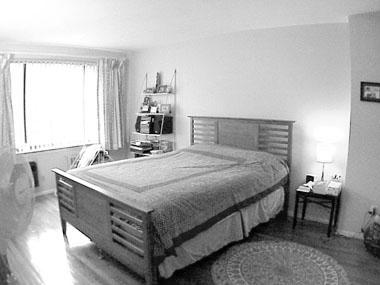
//> input picture depthOrderedGrouping/depthOrderedGrouping/159.jpg, 380 x 285 px
$ ./lineClustering   (built with g++ and OpenCV 4)
//> lines starting //> are read from the running program, lines starting //| are printed output that depends on the picture; after the words box and inside, x2 and y2 are one past the last pixel; in counts of white or black regions, pixels touching at a corner belong together
#include <opencv/cv.h>
#include <opencv/highgui.h>
#include <math.h>
#include <iostream>

using namespace cv;
using namespace std;

struct Edge{
	int vertex;
	double attraction;
	double repulsion;
};
double getOverlappingRatio(Vec2i overlapDistance, int dist)
{

	double overlapRatio = ((overlapDistance[1]-overlapDistance[0]) / dist);

	return overlapRatio;

}

double angularDifference(Vec4i lineA, Vec4i lineB)
{
	int m1, m2;
	int denom1 = (lineA[2] - lineA[0]);


	if (denom1 == 0)
	    m1 = 90;
	else
	    m1 = atan((lineA[3] - lineA[1]) / denom1);


    int denom2 = (lineB[2] - lineB[0]);
	if (denom2 == 0)
	    m2 = 90;
	else
	    m2 = atan((lineB[3] - lineB[1]) / denom2);

	double angleDiff = abs(m1 - m2);
	return pow(cos(angleDiff), 2);
}

double calcCurvilinearity(double angleDiff, double distanceH, double distanceV)
{
  double x, c1 = 2 * pow(3.0,2.0), c2 = 2 * pow(0.1,2.0), c3= 2 * pow(0.7,2.0);
  distanceH = pow(distanceH,2.0);
  distanceV = pow(distanceV,2.0);
  x =(-(distanceH/c1) - (distanceV/c2) -((1-angleDiff)/c3));

  return exp(x);
}

double calcParallelism(int distance, double angleDiff, double overlappingRatio)
{
  double x, p1=2 * pow(3.0,2.0), p2 = 2 * pow(0.1,2.0), p3 = 2 * pow(0.1,2.0);
  distance = pow(distance,2);
  x = (-(distance / p1) - (pow((1-overlappingRatio),2) / p2) - ((1-angleDiff) / p3));

  return exp(x);
}

double calcOrthogonality(int distance,double angleDiff)
{
  double x, o1 = 2 * pow(2.0,2.0), o2 = 2 * pow(0.3,2.0);
  distance = pow(distance,2);
  x = (-(distance/o1)-(angleDiff/o2));

  return exp(x);
}

Vec2i findMinPoint(Vec4i line)
{
	Vec2i minPoints;
	  if (line[1] > line[3])
	  {
		  minPoints[0] = line[2];
		  minPoints[1] = line[3];
	  }
	  else
	  {
		  minPoints[0] = line[0];
		  minPoints[1] = line[1];
	  }
	  return minPoints;
}

//Mat createMat(int SizeL)
//{
//	vector< Mat <Vec2d>>
//}

Mat groupLines(vector<Vec4i>& lines)
{

  int x = 0;

  int sizeL = (int) lines.size();

  int LGsize = sizeL*(sizeL + 1) / 2;

  vector<vector <Edge> > graph (sizeL);

  vector<Vec4i> cluster1, cluster2, cluster3;

  Vec4i lineA, lineB;
  int col =1;
  int weights = 5;

  Mat center, label, eigenVec, eigenVal;

  Mat lambda = Mat::zeros(sizeL, col, CV_64F);
  Mat lineGraph = Mat::zeros(sizeL, sizeL, CV_64F);
  Mat lineGraphW = Mat::zeros(sizeL, sizeL, CV_64F);
  Mat degreeMatrix = Mat::zeros(sizeL, sizeL, CV_64F);
  Mat degreeMatrixR = Mat::zeros(sizeL, sizeL, CV_64F);
  Mat degreeMatrixA = Mat::zeros(sizeL, sizeL, CV_64F);
  Mat scaledLineGraph = Mat::zeros(sizeL, sizeL, CV_64F);

  double overlappingRatio;
  double curvilinearity, parallelism, orthogonality;

  bool overlap;
  int d, distanceA, distanceB, k=0;

  //Note: check for dist when lines dont overlap

  int distance, dist;
  Vec2i overlapPoint, overlapDistance;
  int pointX, pointY;
  int distanceH, distanceV, angleDiff;

  for (size_t i = 0; i < lines.size(); i++)
  {
	  //graphElement[0] = (float) i;
	  lineA = lines[i];
	  distanceA = lineA[2] - lineA[0];


	  for(size_t j = i; j < lines.size(); j++)
	  {
		  if(i==j)
		  {
			  curvilinearity = 0;
			  parallelism = 0;
			  orthogonality = 0;

		  }
		  //graphElement[1] = (float) j;
		  lineB = lines[j];
		  distanceB = lineB[2] - lineB[0];

		  angleDiff = angularDifference(lineA, lineB);


		  if(lineA[2] < lineB[0])
		  {
			  int dx= lineA[2]-lineA[0];
			  int dy= lineA[3] - lineA[1];
			  distanceH = lineB[0] - lineA[2];
			  //distanceV = distanceH * dx / dy;

			  if (dy == 0)
				 distanceV = lineA[3]-lineB[1];
			  else
			   distanceV = distanceH * dx / dy;

			  curvilinearity = calcCurvilinearity(angleDiff,distanceH, distanceV);
		  }
		  else if (lineB[2] < lineA[0])
		  {
               int dx= lineB[2]-lineB[0];
			   int dy= lineB[3] - lineB[1];
			   distanceH = lineA[0] - lineB[2];
			   if (dy == 0)
				   distanceV = lineB[3]-lineA[1];
			   else
			   distanceV = distanceH * dx / dy;


			   curvilinearity = calcCurvilinearity(angleDiff, distanceH, distanceV);
		  }

		  if (lineA[0] >= lineB[0] && lineA[0] <= lineB[2])
		  {
			  if (lineA[2] <= lineB[2])
			  {
				overlapPoint =  findMinPoint(lineA);
				overlapDistance[0] = lineA[0] ;
				overlapDistance[1] = lineA[2] ;

			  }

			  else
			  {
				  overlapPoint[0] = lineA[0];
				  overlapPoint[1] = lineA[1];

				  overlapDistance[0] = lineA[0] ;
				  overlapDistance[1] = lineB[2] ;
			  }

			  dist =distanceB;

			  //find the point X on the line distance
			  //pointX = overlapPoint[0]- lineB[0];
			  if (distanceB == 0)
				  distance = 0;
			  else
			  {
			   //find the point Y on the line distance
			   pointY =  ((overlapPoint[0]- lineB[0]) * (lineB[3] - lineB[1] ))/distanceB;
			   distance = overlapPoint[1] - pointY;
			  }
		  }

		  else if (lineA[2] >= lineB[0] && lineA[2] <= lineB[2])
		  {
			   //overlapPoint[0] = lineA[2];
			   //overlapPoint[1] = lineA[3];

			   overlapDistance[0] = lineB[0] ;
			   overlapDistance[1] = lineA[2] ;
			  //points = lineB[2] - lineB[0];

			 if (distanceB == 0)
				 distance = 0;
			 else
			 {
			  //find the point Y on the line distance
			  pointY =  ((lineA[2]- lineB[0]) * (lineB[3] - lineB[1] ))/distanceB;
			  distance = lineA[3] - pointY;
			 }
		  }

		  else if (lineB[0] >= lineA[0] && lineB[0] <= lineA[2])
		  {
			  if (lineB[2] <= lineA[2])
			  {
				overlapPoint =  findMinPoint(lineB);
				overlapDistance[0] = lineB[0] ;
			    overlapDistance[1] = lineB[2] ;
			  }

			  else
			  {
				  overlapPoint[0] = lineB[0];
				  overlapPoint[1] = lineB[1];
				  overlapDistance[0] = lineB[0] ;
			      overlapDistance[1] = lineA[2] ;
			  }

			  dist= distanceA;

			  //find the point X on the line distance
			  //pointX = overlapPoint[0]- lineB[0];

			  if (distanceA == 0)
				  distance = 0;
			  else
			  {
			      //find the point Y on the line distance
			      pointY =  ((overlapPoint[0]- lineA[0]) * (lineA[3] - lineA[1] ))/distanceA;
			      distance = overlapPoint[1] - pointY;
			  }


		  }

		  else if (lineB[2] >= lineA[0] && lineB[2] <= lineA[2])
		  {
			  //overlapPoint[0] = lineB[2];
			  //overlapPoint[1] = lineB[3];

			  overlapDistance[0] = lineB[2] ;
			  overlapDistance[1] = lineA[0] ;

			  dist = lineA[2] -lineA[0];

			  //find the point Y on the line distance
			  pointY =  ((lineB[2]- lineA[0]) * (lineA[3] - lineA[1] ))/distanceA;
			  distance = lineB[3] - pointY;

		  }

		  // the lines do not overlap
		  else
		  {
			  //confirm this
			  dist = 0;
			  distance = (int)distanceH;

		  }
		  if (dist == 0)
			  overlappingRatio = 0;
		  else
              overlappingRatio = getOverlappingRatio(overlapDistance, dist);

		  parallelism = calcParallelism(distance, angleDiff, overlappingRatio);
	      orthogonality = calcOrthogonality(distance, angleDiff);


		struct Edge edge;
		edge.vertex = j;
		edge.attraction = curvilinearity + parallelism;
		edge.repulsion = orthogonality;
		graph[i].push_back(edge);
		edge.vertex = i;
		graph[j].push_back(edge);

		degreeMatrixA.at<double>(i,i) += parallelism + curvilinearity;
		degreeMatrixR.at<double>(i,i) += orthogonality;
		lineGraph.at<double>(i,j) = parallelism + curvilinearity - orthogonality;

		cout<<"curvilinearity"<<curvilinearity <<" \n";
		cout<<"parallelism"<<parallelism <<" \n";
		cout<<"orthogonality"<<orthogonality<<"\n";

		cout<< "attraction"<<lineGraph.at<double>(i,j)<<"\n";

	  }

  }
  for (int a =0; a<sizeL; a++)
  {
	 for (int b =0; b<sizeL; b++)
	 {
		 degreeMatrix.at<double>(a,b) = degreeMatrixA.at<double>(a,b) + degreeMatrixR.at<double>(a,b);
		 lineGraphW.at<double>(a,b) = lineGraph.at<double>(a,b) + degreeMatrixR.at<double>(a,b);

		 scaledLineGraph.at<double>(a,b) = (pow(degreeMatrix.at<double>(a,a), -0.5) * lineGraphW.at<double>(a,b) * pow(degreeMatrix.at<double>(b,b), -0.5));
	 }
  }


  //multiply(degreeMatrix, lineGraphW, scaledLineGraph);


  eigen(scaledLineGraph, eigenVal, eigenVec);
  //eigen(lineGraph, eigenVal, eigenVec);
  cout<< "eigenval"<<eigenVal.size()<<"\n";
  cout<< "eigenvec"<<eigenVec.size()<<"\n";
  cout<< "line"<<lines.size()<<"\n";

  for (int i = 0; i < sizeL; i++)
  {
	  lambda.at<double>(i) = eigenVec.at<double>(i,3);
  }

  //exception at memory location
    /*int clusters =3;
    kmeans(lambda, clusters, label, cvTermCriteria(CV_TERMCRIT_ITER|CV_TERMCRIT_EPS, 10000, 0.0001), 1, KMEANS_PP_CENTERS, center);
*/
  int w=0, e=0, r=0;
   for(int i=0;i<sizeL;i++) {


	}

  return label;
}
int main(int argc, char** argv)
{


 Mat src = imread("159.jpg");
//> src is the input picture: 285 rows x 380 cols, CV_8UC3; min 0, max 255, mean 169.2

 Mat dst, cdst, edst, fdst;
 vector<vector<Point> > contours ;
 Mat blurred;
        GaussianBlur(src, blurred, Size(5, 5), 2.0, 2.0);
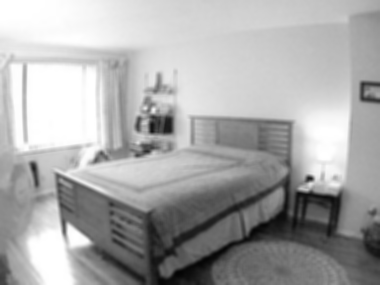
//> blurred: 285 rows x 380 cols, CV_8UC3; min 4, max 255, mean 169.2
        imshow("Output Image", blurred);

		Canny(blurred, dst, 20, 40,3);
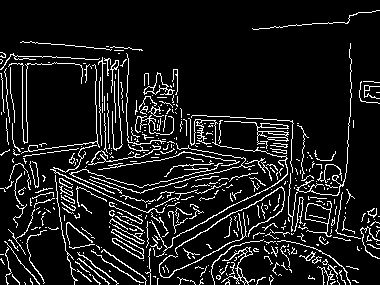
//> dst: 285 rows x 380 cols, CV_8UC1; 10.5% white in thin lines or dots

 imwrite("output.jpg", dst);

 cvtColor(dst, cdst, CV_GRAY2BGR);
//> cdst: 285 rows x 380 cols, CV_8UC3; 10.5% white in thin lines or dots

  vector<Vec4i> lines;
  HoughLinesP(dst, lines, 1,CV_PI/180, 35, 15,2);
//> lines = 65 lines (x1, y1, x2, y2), first 8: [172, 238, 256, 193], [90, 176, 140, 193], [106, 168, 125, 165], [22, 152, 51, 148], [52, 57, 70, 57], [146, 212, 172, 198], [105, 177, 130, 184], [56, 172, 144, 211]

  Mat labels = groupLines(lines);
//> in groupLines, `int sizeL = (int) lines.size();`: sizeL = 65
//> in groupLines, `int LGsize = sizeL*(sizeL + 1) / 2;`: LGsize = 2145
//> in groupLines, `vector<vector <Edge> > graph (sizeL);`: graph = 65 items
//> in groupLines, `Mat lambda = Mat::zeros(sizeL, col, CV_64F);`: lambda = 65 values from 0 to 0
//> in groupLines, `Mat lineGraph = Mat::zeros(sizeL, sizeL, CV_64F);`: lineGraph: 65 rows x 65 cols, CV_64FC1; every value is 0
//> the loop in groupLines, `for (size_t i = 0; i < lines.size(); i++)` made 65 passes
//> (lineA, distanceA, curvilinearity, parallelism, orthogonality, angleDiff) on passes 1 to 11: ([172, 238, 256, 193], 84, 3.19e-52, 3.29e-95, 1.35e-115, 0), ([90, 176, 140, 193], 50, 1.62e-215, 7.8e-253, 0, 0), ([106, 168, 125, 165], 19, 0, 3.52e-44, 0.882, 0), ([22, 152, 51, 148], 29, 0, 7.14e-180, 4.33e-306, 0), ([52, 57, 70, 57], 18, 0, 8.07e-120, 5.71e-171, 0), ([146, 212, 172, 198], 26, 8.05e-11, 8.31e-54, 1.93e-22, 0), ([105, 177, 130, 184], 25, 0, 1.98e-285, 0, 0), ([56, 172, 144, 211], 88, 0, 2.81e-176, 5.31e-298, 0), ([144, 92, 162, 110], 18, 5.49e-09, 5.67e-52, 2.58e-18, 0), ([313, 247, 334, 259], 21, 0, 0, 0, 0), ([215, 116, 257, 118], 42, 2.77e-192, 2.86e-235, 0, 0)
//> after the loop in groupLines, `for (size_t i = 0; i < lines.size(); i++)`: curvilinearity = 0; parallelism = 1.93e-22; orthogonality = 0.00387; distanceB = 0; angleDiff = 1
//> the loop in groupLines, `for (int a =0; a<sizeL; a++)` made 65 passes
//> after the loop in groupLines, `for (int a =0; a<sizeL; a++)`:
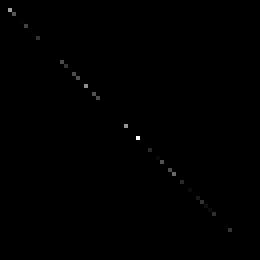
//> degreeMatrix: 65 rows x 65 cols, CV_64FC1 (shown 4 times larger); min 0, max 2.99, mean 0.0054; drawn with min black and max white
//> after the loop in groupLines, `for (int a =0; a<sizeL; a++)`:
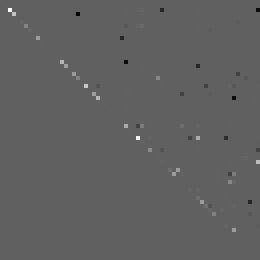
//> lineGraphW: 65 rows x 65 cols, CV_64FC1 (shown 4 times larger); min -1, max 1.64, mean 0.00214; drawn with min black and max white
//| eigenval[1 x 65]
//| eigenvec[65 x 65]
//| line65
//> the loop in groupLines, `for (int i = 0; i < sizeL; i++)` made 65 passes
//> the loop in groupLines, `for(int i=0;i<sizeL;i++)` made 65 passes

  for( size_t i = 0; i < lines.size(); i++ )
  {

    Vec4i l = lines[i];


			if (i ==0 || i % 3==0)
            line( cdst, Point(l[0], l[1]), Point(l[2], l[3]), Scalar(0,0,255), 2);
			else if (i ==1 || i % 3==1)
            line( cdst, Point(l[0], l[1]), Point(l[2], l[3]), Scalar(0,255,0), 2);
			else
            line( cdst, Point(l[0], l[1]), Point(l[2], l[3]), Scalar(255,0,0), 2);
  }
//> this loop made 65 passes
//> l on passes 1 to 12: [172, 238, 256, 193], [90, 176, 140, 193], [106, 168, 125, 165], [22, 152, 51, 148], [52, 57, 70, 57], [146, 212, 172, 198], [105, 177, 130, 184], [56, 172, 144, 211], [144, 92, 162, 110], [313, 247, 334, 259], [215, 116, 257, 118], [311, 215, 328, 219]
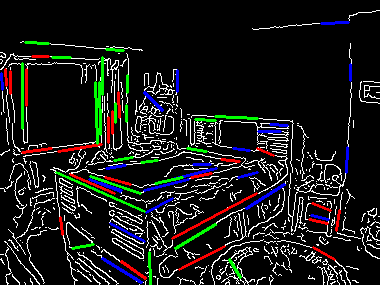
//> cdst: 285 rows x 380 cols, CV_8UC3; mean B, G, R 25.6, 26.9, 26.1

 imshow("source", dst);

 imshow("detected lines", cdst);

 waitKey();

 return 0;
}

$ run again, with depthOrderedGrouping/depthOrderedGrouping/borders.jpg copied over depthOrderedGrouping/depthOrderedGrouping/159.jpg
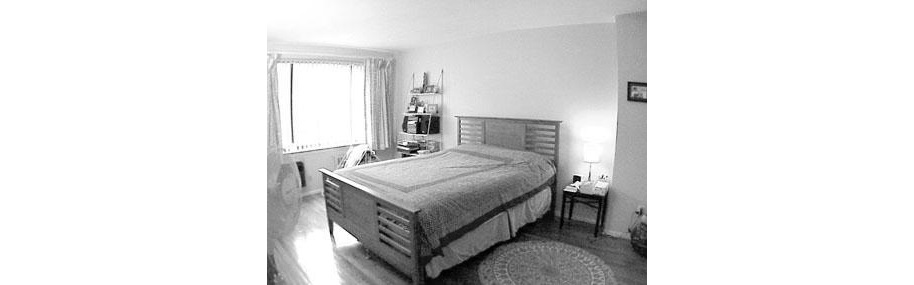
//> input picture depthOrderedGrouping/depthOrderedGrouping/borders.jpg, 914 x 285 px
//> src is the input picture: 285 rows x 914 cols, CV_8UC3; min 0, max 255, mean 219.3
//> `Canny(blurred, dst, 20, 40,3);`:
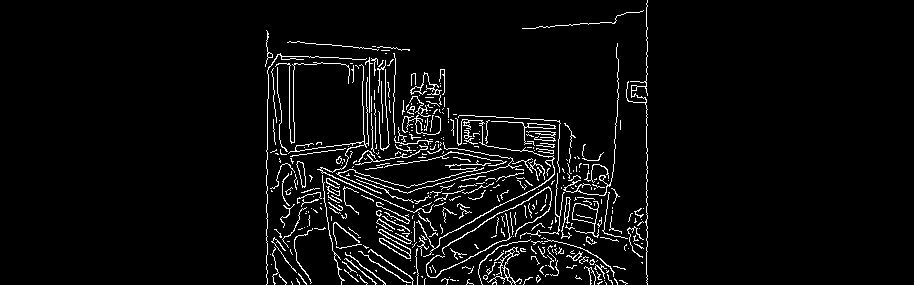
//> dst: 285 rows x 914 cols, CV_8UC1; 4.5% white in thin lines or dots, all inside (x1, y1, x2, y2) = (265, 0, 648, 285)
//> lines = 63 lines (x1, y1, x2, y2), first 8: [646, 92, 646, 52], [267, 228, 267, 213], [354, 175, 393, 189], [403, 163, 435, 158], [317, 169, 372, 194], [300, 150, 346, 144], [430, 181, 449, 177], [387, 118, 388, 146]
//> sizeL = 63
//> LGsize = 2016
//> graph = 63 items
//> lambda = 63 values from 0 to 0
//> lineGraph: 63 rows x 63 cols, CV_64FC1; every value is 0
//> the loop in groupLines, `for (size_t i = 0; i < lines.size(); i++)` made 63 passes
//> (lineA, distanceA, curvilinearity, parallelism, orthogonality, angleDiff) on passes 1 to 7: ([646, 92, 646, 52], 0, 0, 0, 0, 1), ([267, 228, 267, 213], 0, 0.946, 1.82e-22, 0.00341, 1), ([354, 175, 393, 189], 39, 1.29e-179, 1.33e-222, 0, 0), ([403, 163, 435, 158], 32, 0, 0, 0, 0), ([317, 169, 372, 194], 55, 4.23e-59, 4.37e-102, 4.54e-131, 0), ([300, 150, 346, 144], 46, 7.08e-26, 7.31e-69, 2.57e-56, 0), ([430, 181, 449, 177], 19, 0, 0, 0, 0)
//> after the loop in groupLines, `for (size_t i = 0; i < lines.size(); i++)`: curvilinearity = 0; parallelism = 1.93e-22; orthogonality = 0.00387; distanceB = 0; angleDiff = 1
//> the loop in groupLines, `for (int a =0; a<sizeL; a++)` made 63 passes
//| eigenval[1 x 63]
//| eigenvec[63 x 63]
//| line63
//> the loop in groupLines, `for (int i = 0; i < sizeL; i++)` made 63 passes
//> the loop in groupLines, `for(int i=0;i<sizeL;i++)` made 63 passes
//> the loop `for( size_t i = 0; i < lines.size(); i++ )` made 63 passes
//> after the loop `for( size_t i = 0; i < lines.size(); i++ )`:
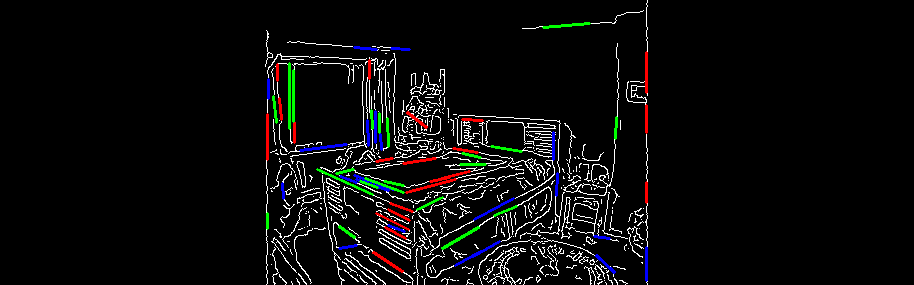
//> cdst: 285 rows x 914 cols, CV_8UC3; mean B, G, R 11.1, 11.5, 11.3
